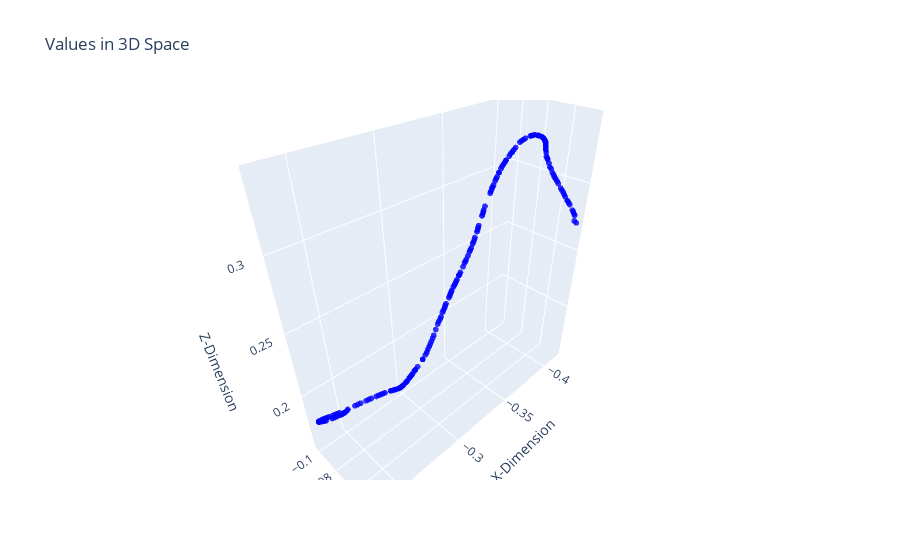

This figure's notebook cell:
### Markdown cell above
### 4. Plots with Raw Data

Time to see and interact with the data! The first plot (top-left) represents the entire X, Y & Z coordinates in the dataset where as the right plot represents a small trajectory of the hand movement. To make things more interesting, the next (bottom) plot allows you to interact in the 3D space - making much more sense on how the actual hand movement is be. Just click and drag on the plot. 

Note: We recommend uncommenting the 4 line in the following code block to visualize the 3 coordinates of the entire dataset. Since there are over 51,000 data points, it takes some time to display the plot.

### Code cell
duration = 20       # The duration variable can only have integer values. You may update to visualize different lengths of trajectories
output_visualization(data_raw, duration=duration, randomseed=False)

# interactive_output_visualization(data_raw)    # Uncomment this to view the entire X,Y,Z coordinates in the dataset
interactive_output_visualization(data_raw, duration=duration, randomseed=False)

### Figure 1 — Plotly figure (JSON) as saved in the notebook; plotly's stock layout.template omitted (floating-point values rounded to 4 significant figures; data arrays with more than 128 entries replaced by an {"elided": "..."} marker saying what was removed)
{"data": [{"marker": {"color": "blue", "opacity": 0.8, "size": 2}, "mode": "markers", "name": "Input Points", "type": "scatter3d", "x": {"elided": "200 float values"}, "y": {"elided": "200 float values"}, "z": {"elided": "200 float values"}}], "layout": {"scene": {"xaxis": {"title": {"text": "X-Dimension"}}, "yaxis": {"title": {"text": "Y-Dimension"}}, "zaxis": {"title": {"text": "Z-Dimension"}}}, "title": {"text": "Values in 3D Space"}}}
